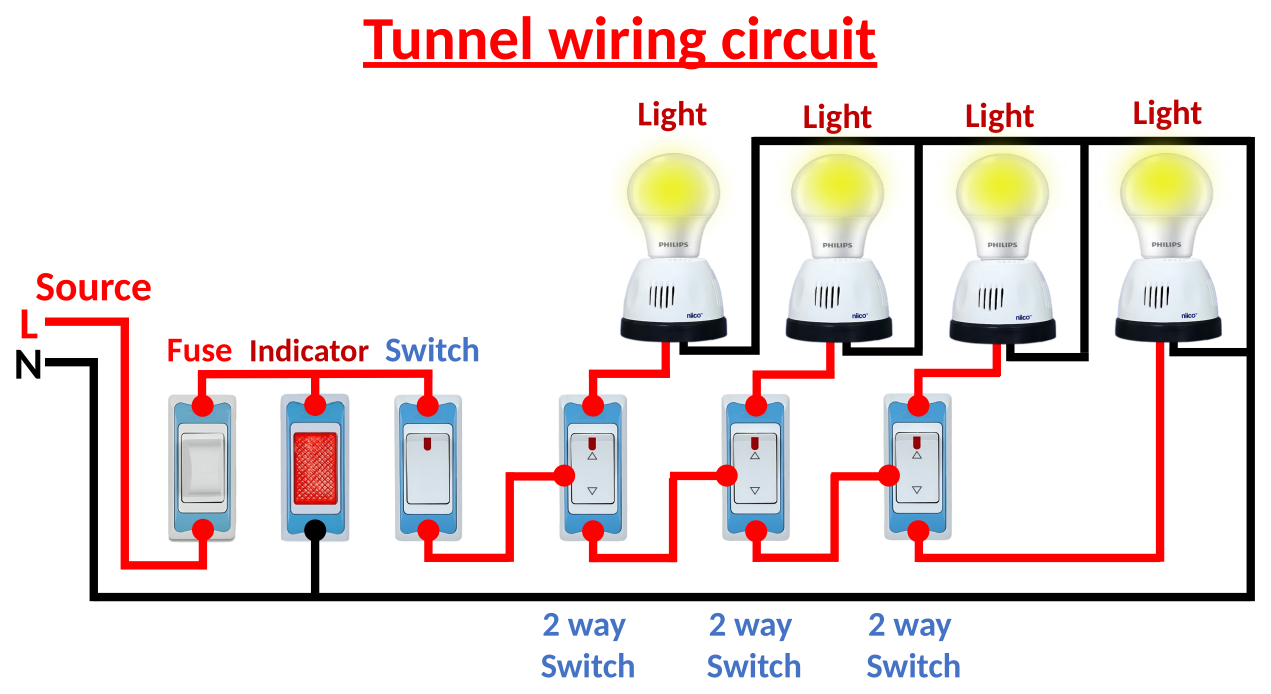
#> input picture Book/build/assets/ch13/h18_tunnel_conn.png, 3812 x 2080 px, found by its file name (shown at 1/3 size)
$ python fix_ch13_typos.py
#> lines starting #> are read from the running program, lines starting #| are printed output that depends on the picture; after the words box and inside, x2 and y2 are one past the last pixel; in counts of white or black regions, pixels touching at a corner belong together
# -*- coding: utf-8 -*-
"""ইনস্টিটিউটের স্লাইড থেকে নেওয়া অধ্যায় ১৩-এর টানেল ওয়্যারিং কানেকশন-ছবিতে বানান ভুল
(Indecator → Indicator) শুধু সেই লেখাটুকুতে ঠিক করা।
মূল PPTX ছোঁয়া হয় না; কাজ হয় assets/ch13/-এর ক্রপ করা PNG-তে।
একবারই চালাতে হয়: দ্বিতীয়বার চালালে পুরোনো শব্দ আর মেলে না বলে মাপ সামান্য বদলাবে।"""
import numpy as np
from PIL import Image, ImageDraw, ImageFont

A = "/home/user/House_Wiring/Book/build/assets/"
SERIF = "/usr/share/fonts/truetype/liberation/LiberationSerif-Bold.ttf"
SANS = "/usr/share/fonts/truetype/crosextra/Carlito-Bold.ttf"


def retouch(im, box, old, new, fontfile, dark, align, underline=False):
#> called with box = (700, 990, 1150, 1110), old = 'Indecator', new = 'Indicator', dark = True, align = 'center', underline = False
    a = np.asarray(im).astype(int)
    r, g, b = a[..., 0], a[..., 1], a[..., 2]
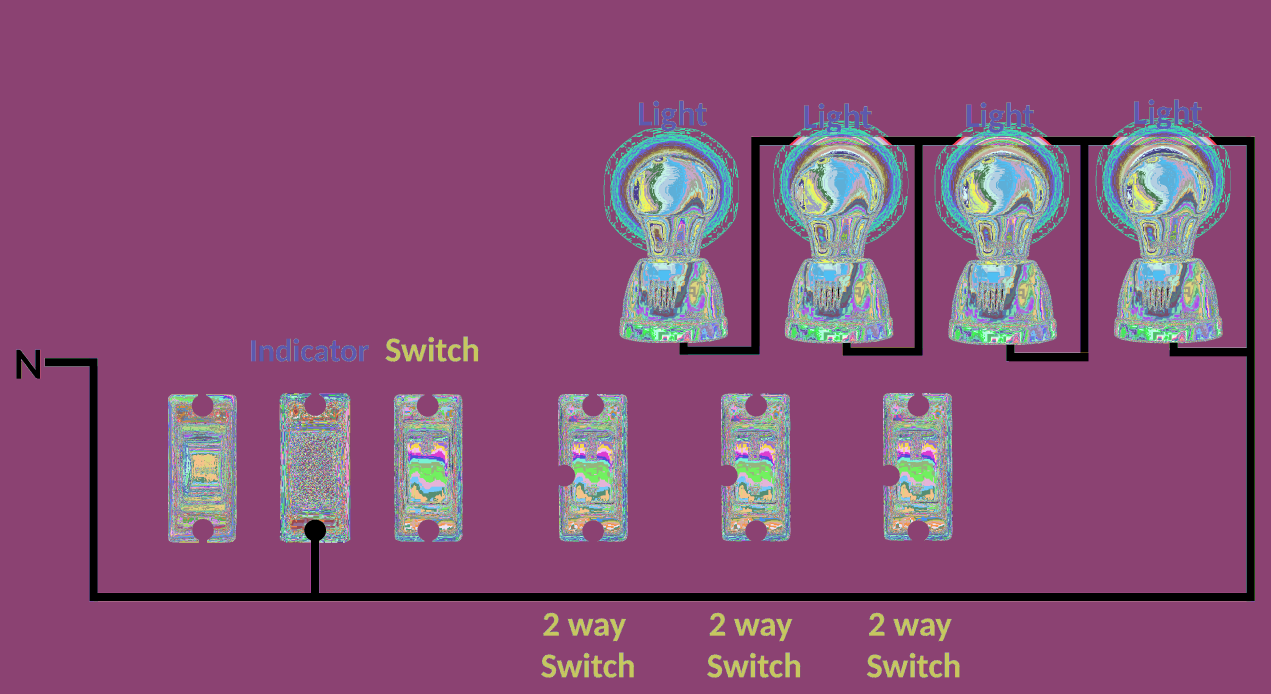
#> r: shape (2080, 3812) int64 (shown at 1/3 size); 256 distinct labels, from 0 to 255; one colour per label, 0 black
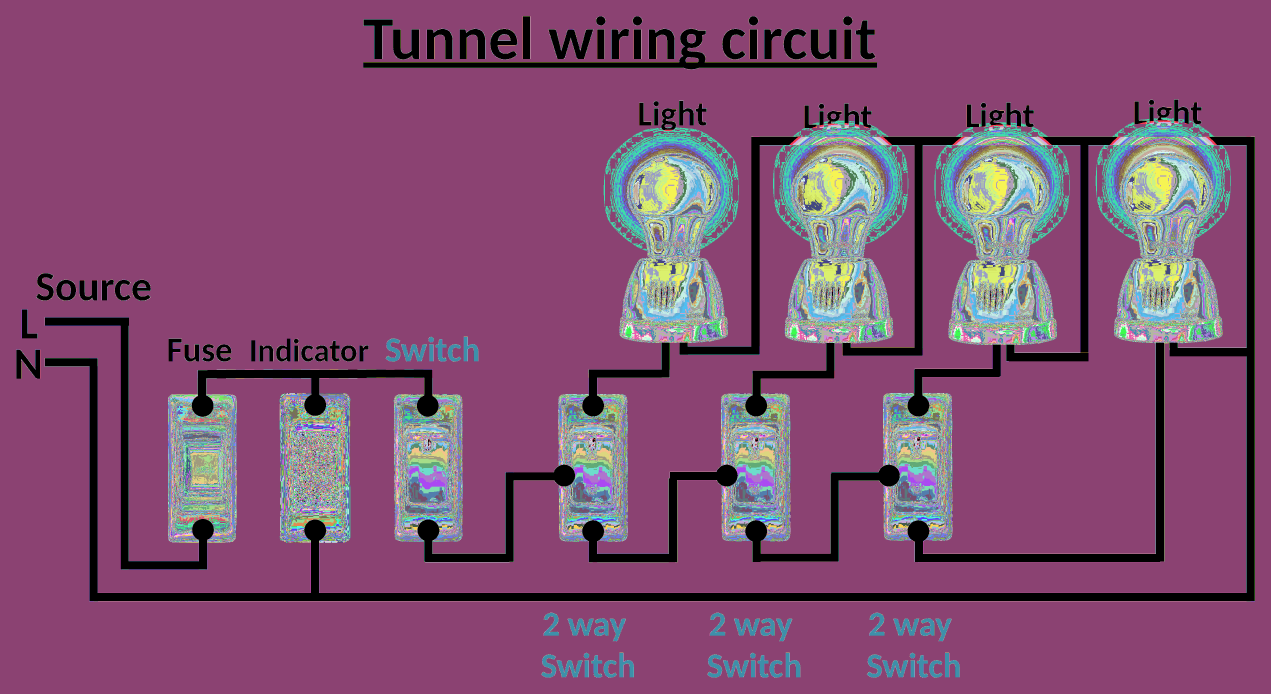
#> g: shape (2080, 3812) int64 (shown at 1/3 size); 256 distinct labels, from 0 to 255; one colour per label, 0 black
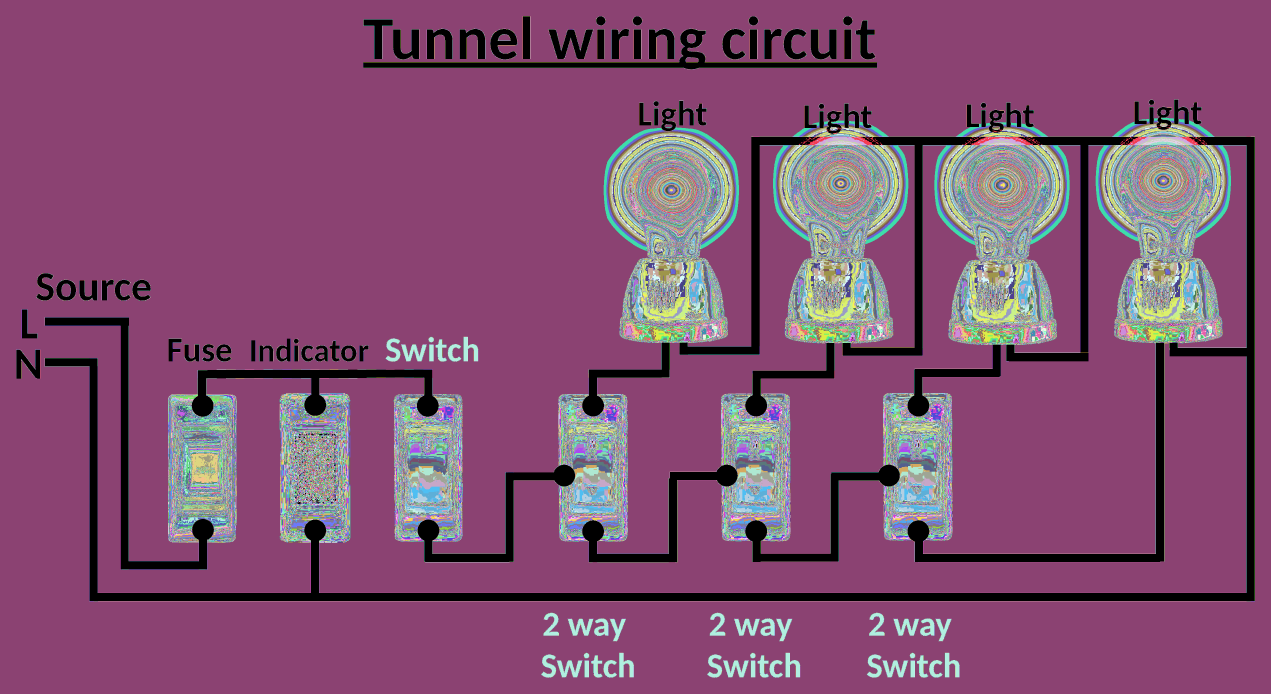
#> b: shape (2080, 3812) int64 (shown at 1/3 size); 256 distinct labels, from 0 to 255; one colour per label, 0 black
    m = ((r > 150) & (r < 230) & (g < 45) & (b < 45)) if dark else ((r > 235) & (g < 90) & (b < 90))
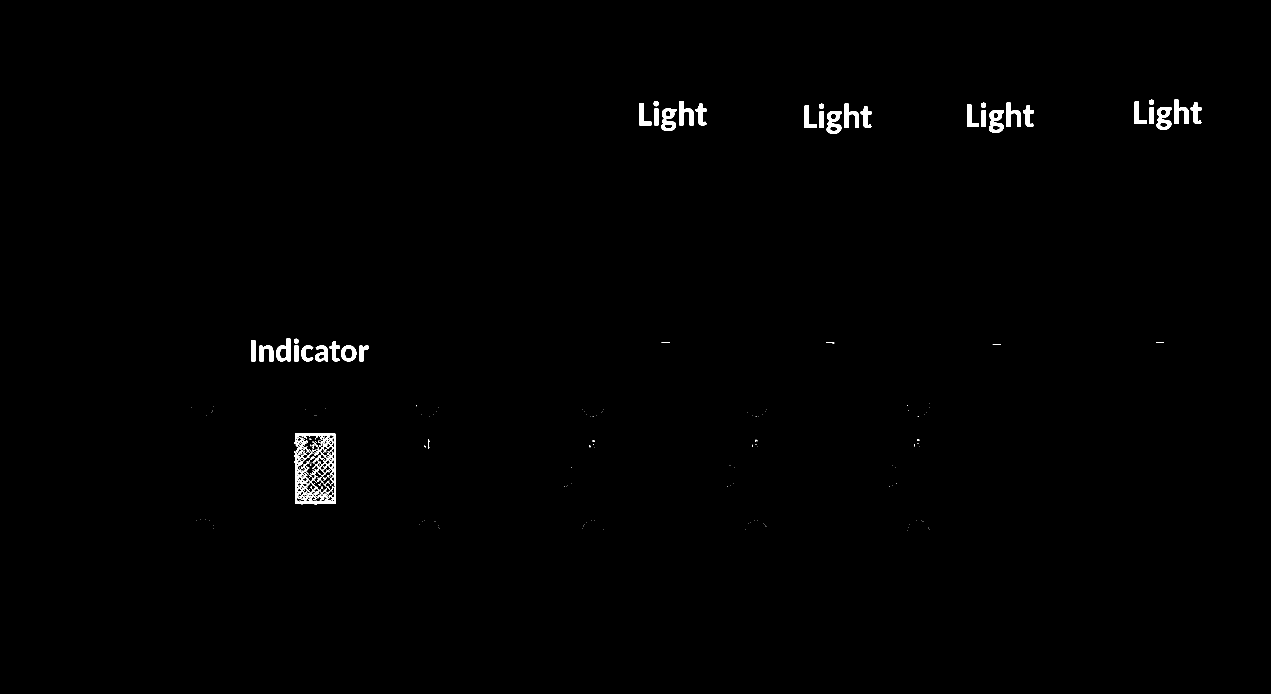
#> m: shape (2080, 3812) bool (shown at 1/3 size); 0.58% white; 194 white regions (142 under 20 px), largest, box (x1, y1, x2, y2) and area: (882, 1299, 1008, 1514) 10340, (1984, 325, 2029, 393) 1785, (2967, 330, 3012, 398) 1782
    X0, Y0, X1, Y1 = box
    sub = m[Y0:Y1, X0:X1]
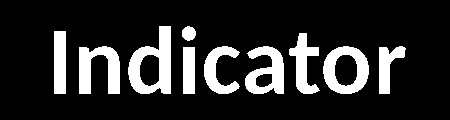
#> sub: shape (120, 450) bool; 16.6% white; 10 white regions, largest, box (x1, y1, x2, y2) and area: (128, 26, 171, 94) 1560, (79, 46, 120, 94) 1217, (323, 46, 369, 94) 1205
    ys, xs = np.where(sub)
#> ys = 8978 values from 26 to 93; xs = 8978 values, max 405 at index 1114, min 54 at index 106, mean 219.1
    x0, x1, y0, y1 = X0 + xs.min(), X0 + xs.max(), Y0 + ys.min(), Y0 + ys.max()
#> x0 = 754; x1 = 1105; y0 = 1016; y1 = 1083
    width = x1 - x0 + 1
#> width = 352
    ul = None
    if underline:
        rows = sub.sum(1)
        ur = np.where(rows > 0.8 * width)[0]
        ul = (Y0 + ur.min(), Y0 + ur.max())
    lo, hi = 10, 600
    while hi - lo > 1:
        mid = (lo + hi) // 2
        f = ImageFont.truetype(fontfile, mid)
        bx = f.getbbox(old)
        if bx[2] - bx[0] < width: lo = mid
        else: hi = mid
    f = ImageFont.truetype(fontfile, lo)
    ob, nb = f.getbbox(old), f.getbbox(new)
#> ob = (0, 13, 348, 69); nb = (0, 13, 324, 69)
    col = tuple(int(v) for v in np.median(a[Y0:Y1, X0:X1][sub], axis=0))
#> col = (192, 0, 0)
    d = ImageDraw.Draw(im)
#> im is the input picture: PIL image 3812x2080 RGB; mean R, G, B 235.7, 225.7, 224.4
    pad = 8
    d.rectangle([x0 - pad, y0 - pad, x1 + pad, y1 + pad], fill=(255, 255, 255))
    nw = nb[2] - nb[0]
#> nw = 324
    nx = (x0 + x1) / 2 - nw / 2 if align == "center" else x0
#> nx = 767.5
    d.text((nx - nb[0], y0 - ob[1]), new, font=f, fill=col)
    if ul:
        d.rectangle([nx, ul[0], nx + nw, ul[1]], fill=col)
    print(f"   {old!r} → {new!r}  size {lo}px  box ({x0},{y0})–({x1},{y1})  colour {col}  underline {ul}")
#|    'Indecator' → 'Indicator'  size 73px  box (754,1016)–(1105,1083)  colour (192, 0, 0)  underline None


JOBS = [
    ("ch13/h18_tunnel_conn.png", (700, 990, 1150, 1110), "Indecator", "Indicator", SANS, True, "center", False),
]
cache = {}
for fn, box, old, new, ff, dark, al, u in JOBS:
    if fn not in cache:
        cache[fn] = Image.open(A + fn).convert("RGB")
        print(fn)
    retouch(cache[fn], box, old, new, ff, dark, al, u)
for fn, im in cache.items():
    im.save(A + fn, optimize=True)
#> this loop made 1 pass
#> fn on pass 1: 'ch13/h18_tunnel_conn.png'
#> pass 1, `im.save(A + fn, optimize=True)`:
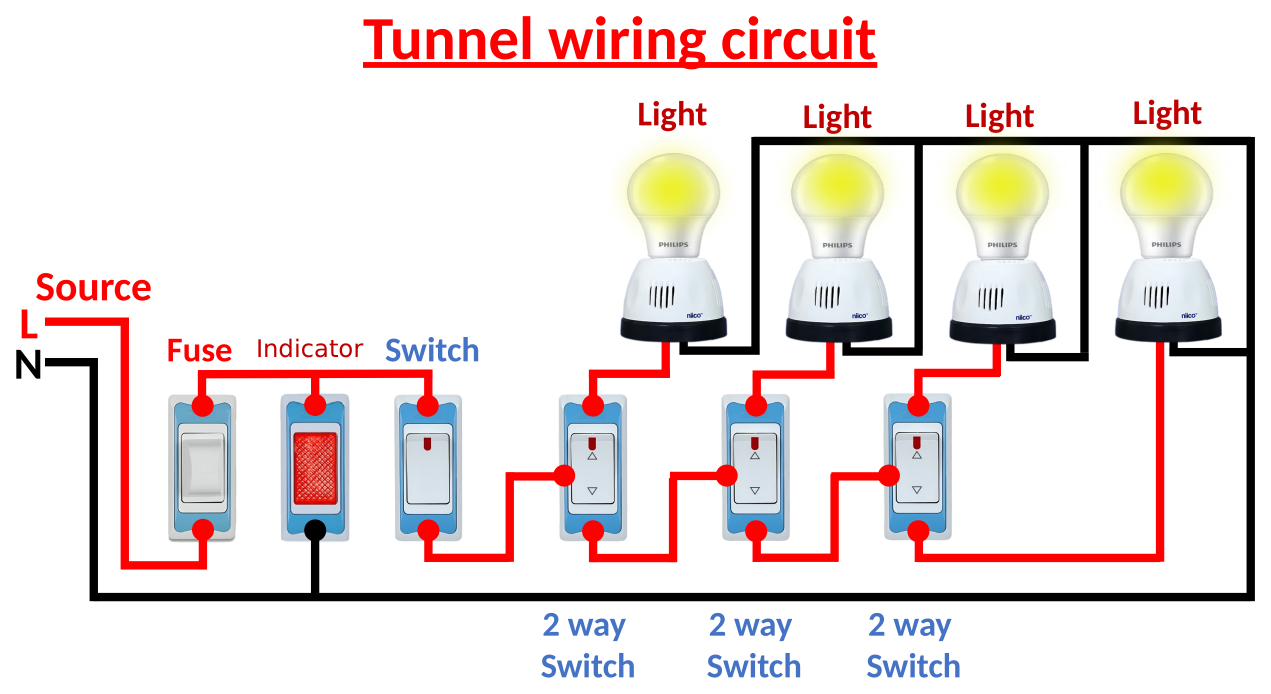
#> saved as h18_tunnel_conn.png: PIL image 3812x2080 RGB (shown at 1/3 size); mean R, G, B 235.7, 225.8, 224.6
